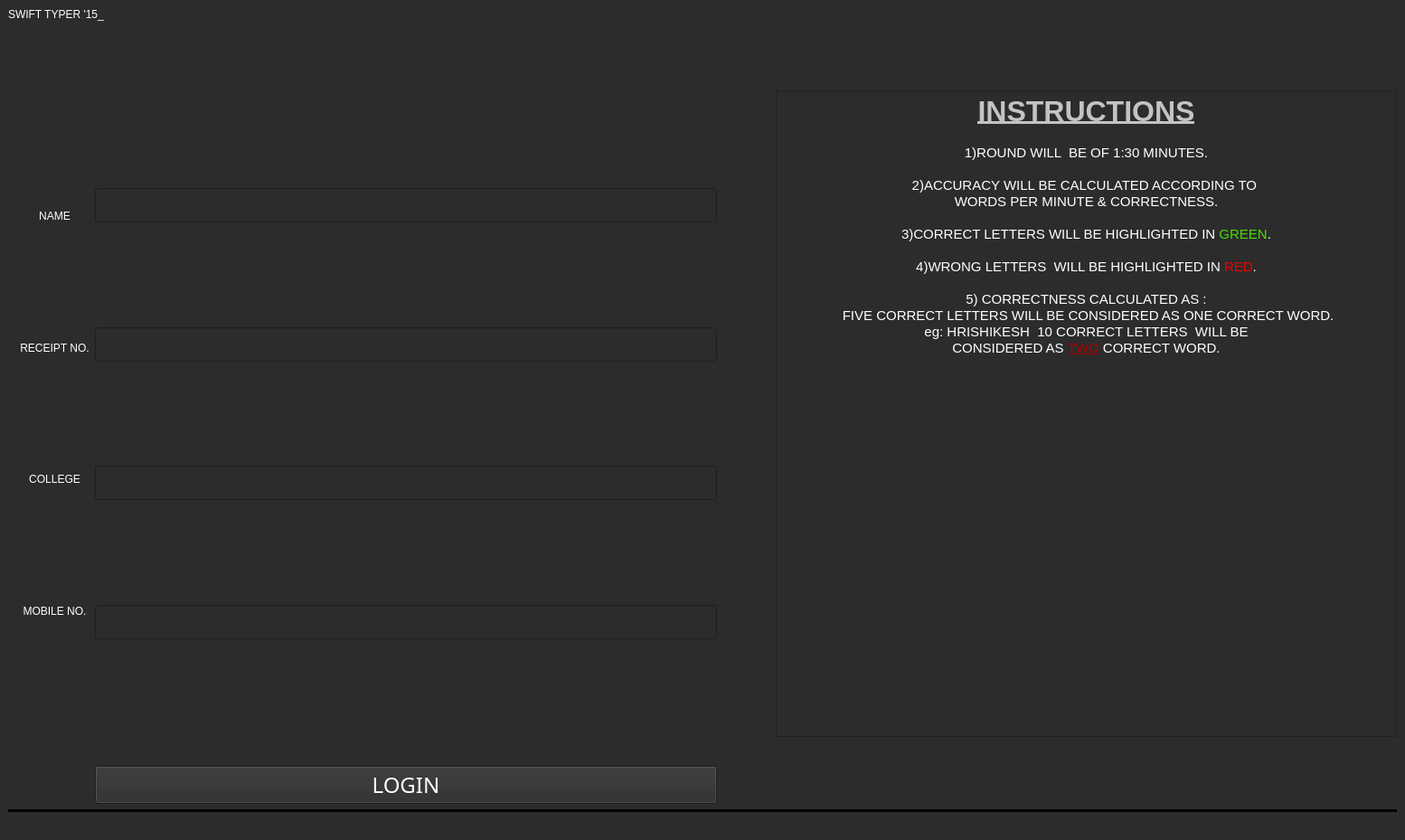
<?xml version="1.0" encoding="UTF-8"?>
<ui version="4.0">
 <class>MainWindow</class>
 <widget class="QMainWindow" name="MainWindow">
  <property name="geometry">
   <rect>
    <x>0</x>
    <y>0</y>
    <width>1554</width>
    <height>929</height>
   </rect>
  </property>
  <property name="windowTitle">
   <string>Swift-Typer</string>
  </property>
  <property name="autoFillBackground">
   <bool>false</bool>
  </property>
  <property name="styleSheet">
   <string notr="true">
background-color: rgb(44, 44,44);</string>
  </property>
  <widget class="QWidget" name="centralwidget">
   <layout class="QGridLayout" name="gridLayout_3">
    <item row="2" column="4">
     <layout class="QVBoxLayout" name="verticalLayout_3">
      <property name="spacing">
       <number>0</number>
      </property>
      <item>
       <widget class="QTextBrowser" name="textBrowser">
        <property name="styleSheet">
         <string notr="true">background-image: url(:/ht/letters3.png);</string>
        </property>
        <property name="verticalScrollBarPolicy">
         <enum>Qt::ScrollBarAlwaysOff</enum>
        </property>
        <property name="horizontalScrollBarPolicy">
         <enum>Qt::ScrollBarAlwaysOff</enum>
        </property>
        <property name="html">
         <string>&lt;!DOCTYPE HTML PUBLIC &quot;-//W3C//DTD HTML 4.0//EN&quot; &quot;http://www.w3.org/TR/REC-html40/strict.dtd&quot;&gt;
&lt;html&gt;&lt;head&gt;&lt;meta name=&quot;qrichtext&quot; content=&quot;1&quot; /&gt;&lt;style type=&quot;text/css&quot;&gt;
p, li { white-space: pre-wrap; }
&lt;/style&gt;&lt;/head&gt;&lt;body style=&quot; font-family:'Ubuntu'; font-size:11pt; font-weight:400; font-style:normal;&quot;&gt;
&lt;p align=&quot;center&quot; style=&quot; margin-top:0px; margin-bottom:0px; margin-left:0px; margin-right:0px; -qt-block-indent:0; text-indent:0px;&quot;&gt;&lt;span style=&quot; font-size:24pt; font-weight:600; text-decoration: underline; color:#c3c3c3;&quot;&gt;INSTRUCTIONS&lt;/span&gt;&lt;/p&gt;
&lt;p align=&quot;center&quot; style=&quot;-qt-paragraph-type:empty; margin-top:0px; margin-bottom:0px; margin-left:0px; margin-right:0px; -qt-block-indent:0; text-indent:0px;&quot;&gt;&lt;br /&gt;&lt;/p&gt;
&lt;p align=&quot;center&quot; style=&quot; margin-top:0px; margin-bottom:0px; margin-left:0px; margin-right:0px; -qt-block-indent:0; text-indent:0px;&quot;&gt;&lt;span style=&quot; color:#ffffff;&quot;&gt;1)ROUND WILL  BE OF 1:30 MINUTES.&lt;/span&gt;&lt;/p&gt;
&lt;p align=&quot;center&quot; style=&quot;-qt-paragraph-type:empty; margin-top:0px; margin-bottom:0px; margin-left:0px; margin-right:0px; -qt-block-indent:0; text-indent:0px; color:#ffffff;&quot;&gt;&lt;br /&gt;&lt;/p&gt;
&lt;p align=&quot;center&quot; style=&quot; margin-top:0px; margin-bottom:0px; margin-left:0px; margin-right:0px; -qt-block-indent:0; text-indent:0px;&quot;&gt;&lt;span style=&quot; color:#ffffff;&quot;&gt;2)ACCURACY WILL BE CALCULATED ACCORDING TO &lt;/span&gt;&lt;/p&gt;
&lt;p align=&quot;center&quot; style=&quot; margin-top:0px; margin-bottom:0px; margin-left:0px; margin-right:0px; -qt-block-indent:0; text-indent:0px;&quot;&gt;&lt;span style=&quot; color:#ffffff;&quot;&gt;WORDS PER MINUTE &amp;amp; CORRECTNESS.&lt;/span&gt;&lt;/p&gt;
&lt;p align=&quot;center&quot; style=&quot;-qt-paragraph-type:empty; margin-top:0px; margin-bottom:0px; margin-left:0px; margin-right:0px; -qt-block-indent:0; text-indent:0px;&quot;&gt;&lt;br /&gt;&lt;/p&gt;
&lt;p align=&quot;center&quot; style=&quot; margin-top:0px; margin-bottom:0px; margin-left:0px; margin-right:0px; -qt-block-indent:0; text-indent:0px;&quot;&gt;&lt;span style=&quot; color:#ffffff;&quot;&gt;3)CORRECT LETTERS WILL BE HIGHLIGHTED IN&lt;/span&gt; &lt;span style=&quot; color:#49dc00;&quot;&gt;GREEN&lt;/span&gt;&lt;span style=&quot; color:#ffffff;&quot;&gt;.&lt;/span&gt;&lt;/p&gt;
&lt;p align=&quot;center&quot; style=&quot;-qt-paragraph-type:empty; margin-top:0px; margin-bottom:0px; margin-left:0px; margin-right:0px; -qt-block-indent:0; text-indent:0px;&quot;&gt;&lt;br /&gt;&lt;/p&gt;
&lt;p align=&quot;center&quot; style=&quot; margin-top:0px; margin-bottom:0px; margin-left:0px; margin-right:0px; -qt-block-indent:0; text-indent:0px;&quot;&gt;&lt;span style=&quot; color:#ffffff;&quot;&gt;4)WRONG LETTERS  WILL BE HIGHLIGHTED IN &lt;/span&gt;&lt;span style=&quot; color:#f00000;&quot;&gt;RED&lt;/span&gt;&lt;span style=&quot; color:#ffffff;&quot;&gt;.&lt;/span&gt;&lt;/p&gt;
&lt;p align=&quot;center&quot; style=&quot;-qt-paragraph-type:empty; margin-top:0px; margin-bottom:0px; margin-left:0px; margin-right:0px; -qt-block-indent:0; text-indent:0px; color:#ffffff;&quot;&gt;&lt;br /&gt;&lt;/p&gt;
&lt;p align=&quot;center&quot; style=&quot; margin-top:0px; margin-bottom:0px; margin-left:0px; margin-right:0px; -qt-block-indent:0; text-indent:0px;&quot;&gt;&lt;span style=&quot; color:#ffffff;&quot;&gt;5) CORRECTNESS CALCULATED AS :&lt;/span&gt;&lt;/p&gt;
&lt;p align=&quot;center&quot; style=&quot; margin-top:0px; margin-bottom:0px; margin-left:0px; margin-right:0px; -qt-block-indent:0; text-indent:0px;&quot;&gt;&lt;span style=&quot; color:#ffffff;&quot;&gt; FIVE CORRECT LETTERS WILL BE CONSIDERED AS ONE CORRECT WORD.&lt;/span&gt;&lt;/p&gt;
&lt;p align=&quot;center&quot; style=&quot; margin-top:0px; margin-bottom:0px; margin-left:0px; margin-right:0px; -qt-block-indent:0; text-indent:0px;&quot;&gt;&lt;span style=&quot; color:#ffffff;&quot;&gt;eg:&lt;/span&gt;&lt;span style=&quot; color:#000000;&quot;&gt; &lt;/span&gt;&lt;span style=&quot; color:#ffffff;&quot;&gt;HRISHIKESH &lt;/span&gt;&lt;span style=&quot; color:#000000;&quot;&gt; &lt;/span&gt;&lt;span style=&quot; color:#ffffff;&quot;&gt;10 CORRECT LETTERS  WILL BE&lt;/span&gt;&lt;/p&gt;
&lt;p align=&quot;center&quot; style=&quot; margin-top:0px; margin-bottom:0px; margin-left:0px; margin-right:0px; -qt-block-indent:0; text-indent:0px;&quot;&gt;&lt;span style=&quot; color:#ffffff;&quot;&gt;CONSIDERED AS&lt;/span&gt;&lt;span style=&quot; color:#000000;&quot;&gt; &lt;/span&gt;&lt;span style=&quot; text-decoration: underline; color:#aa0000;&quot;&gt;TWO&lt;/span&gt;&lt;span style=&quot; color:#000000;&quot;&gt; &lt;/span&gt;&lt;span style=&quot; color:#ffffff;&quot;&gt;CORRECT WORD.&lt;/span&gt;&lt;/p&gt;&lt;/body&gt;&lt;/html&gt;</string>
        </property>
       </widget>
      </item>
     </layout>
    </item>
    <item row="1" column="0" rowspan="4">
     <layout class="QVBoxLayout" name="verticalLayout">
      <item>
       <widget class="QLabel" name="label_7">
        <property name="text">
         <string/>
        </property>
        <property name="pixmap">
         <pixmap>credenz.png</pixmap>
        </property>
        <property name="scaledContents">
         <bool>false</bool>
        </property>
       </widget>
      </item>
     </layout>
    </item>
    <item row="1" column="1" colspan="4">
     <widget class="QLabel" name="label">
      <property name="font">
       <font>
        <family>Courier 10 Pitch</family>
        <pointsize>36</pointsize>
        <weight>9</weight>
        <italic>true</italic>
        <bold>false</bold>
       </font>
      </property>
      <property name="contextMenuPolicy">
       <enum>Qt::NoContextMenu</enum>
      </property>
      <property name="styleSheet">
       <string notr="true">font: 75 italic 36pt &quot;Courier 10 Pitch&quot;;

color: rgb(255, 255, 255)</string>
      </property>
      <property name="text">
       <string/>
      </property>
      <property name="alignment">
       <set>Qt::AlignLeading|Qt::AlignLeft|Qt::AlignVCenter</set>
      </property>
     </widget>
    </item>
    <item row="4" column="2">
     <widget class="QPushButton" name="login">
      <property name="font">
       <font>
        <family>Eras Medium ITC</family>
        <pointsize>18</pointsize>
        <weight>50</weight>
        <italic>false</italic>
        <bold>false</bold>
       </font>
      </property>
      <property name="styleSheet">
       <string notr="true">font: 18pt &quot;Eras Medium ITC&quot;;
background-image: url(:/ht/butt3.png);
color: rgb(255, 255, 255)</string>
      </property>
      <property name="text">
       <string>LOGIN</string>
      </property>
     </widget>
    </item>
    <item row="2" column="1">
     <layout class="QVBoxLayout" name="verticalLayout_2">
      <property name="spacing">
       <number>0</number>
      </property>
      <item>
       <spacer name="verticalSpacer_4">
        <property name="orientation">
         <enum>Qt::Vertical</enum>
        </property>
        <property name="sizeHint" stdset="0">
         <size>
          <width>20</width>
          <height>40</height>
         </size>
        </property>
       </spacer>
      </item>
      <item>
       <widget class="QLabel" name="label_2">
        <property name="styleSheet">
         <string notr="true">
font: 22pt &quot;Eras Medium ITC&quot;;
color: rgb(255, 255, 255)</string>
        </property>
        <property name="text">
         <string>NAME</string>
        </property>
        <property name="alignment">
         <set>Qt::AlignCenter</set>
        </property>
       </widget>
      </item>
      <item>
       <spacer name="verticalSpacer_5">
        <property name="orientation">
         <enum>Qt::Vertical</enum>
        </property>
        <property name="sizeHint" stdset="0">
         <size>
          <width>20</width>
          <height>40</height>
         </size>
        </property>
       </spacer>
      </item>
      <item>
       <widget class="QLabel" name="label_5">
        <property name="styleSheet">
         <string notr="true">font: 22pt &quot;Eras Medium ITC&quot;;
color: rgb(255, 255, 255)</string>
        </property>
        <property name="text">
         <string>RECEIPT NO.</string>
        </property>
        <property name="alignment">
         <set>Qt::AlignCenter</set>
        </property>
       </widget>
      </item>
      <item>
       <spacer name="verticalSpacer_6">
        <property name="orientation">
         <enum>Qt::Vertical</enum>
        </property>
        <property name="sizeHint" stdset="0">
         <size>
          <width>20</width>
          <height>40</height>
         </size>
        </property>
       </spacer>
      </item>
      <item>
       <widget class="QLabel" name="label_4">
        <property name="styleSheet">
         <string notr="true">font: 22pt &quot;Eras Medium ITC&quot;;
color: rgb(255, 255, 255)</string>
        </property>
        <property name="text">
         <string>COLLEGE</string>
        </property>
        <property name="alignment">
         <set>Qt::AlignCenter</set>
        </property>
       </widget>
      </item>
      <item>
       <spacer name="verticalSpacer">
        <property name="orientation">
         <enum>Qt::Vertical</enum>
        </property>
        <property name="sizeHint" stdset="0">
         <size>
          <width>20</width>
          <height>40</height>
         </size>
        </property>
       </spacer>
      </item>
      <item>
       <widget class="QLabel" name="label_3">
        <property name="styleSheet">
         <string notr="true">font: 22pt &quot;Eras Medium ITC&quot;;
color: rgb(255, 255, 255)</string>
        </property>
        <property name="text">
         <string>MOBILE NO.</string>
        </property>
        <property name="alignment">
         <set>Qt::AlignCenter</set>
        </property>
       </widget>
      </item>
      <item>
       <spacer name="verticalSpacer_3">
        <property name="orientation">
         <enum>Qt::Vertical</enum>
        </property>
        <property name="sizeHint" stdset="0">
         <size>
          <width>20</width>
          <height>40</height>
         </size>
        </property>
       </spacer>
      </item>
     </layout>
    </item>
    <item row="0" column="0" colspan="5">
     <layout class="QHBoxLayout" name="horizontalLayout">
      <item>
       <layout class="QHBoxLayout" name="horizontalLayout_3">
        <item>
         <widget class="QLabel" name="label_9">
          <property name="styleSheet">
           <string notr="true">color: rgb(255, 255, 255);
font: 75 italic 36pt &quot;Courier 10 Pitch&quot;;</string>
          </property>
          <property name="text">
           <string>SWIFT TYPER '15_</string>
          </property>
         </widget>
        </item>
       </layout>
      </item>
      <item>
       <widget class="QLabel" name="label_6">
        <property name="layoutDirection">
         <enum>Qt::RightToLeft</enum>
        </property>
        <property name="text">
         <string/>
        </property>
        <property name="pixmap">
         <pixmap resource="ht1.qrc">:/ht/ieee.png</pixmap>
        </property>
       </widget>
      </item>
     </layout>
    </item>
    <item row="2" column="3">
     <layout class="QGridLayout" name="gridLayout_2">
      <item row="0" column="0">
       <widget class="QLabel" name="label_8">
        <property name="styleSheet">
         <string notr="true">color: rgb(44, 44, 44);</string>
        </property>
        <property name="text">
         <string>Swifttyper</string>
        </property>
       </widget>
      </item>
     </layout>
    </item>
    <item row="5" column="0" colspan="5">
     <widget class="Line" name="line">
      <property name="frameShadow">
       <enum>QFrame::Plain</enum>
      </property>
      <property name="lineWidth">
       <number>20</number>
      </property>
      <property name="orientation">
       <enum>Qt::Horizontal</enum>
      </property>
     </widget>
    </item>
    <item row="3" column="2">
     <spacer name="horizontalSpacer">
      <property name="orientation">
       <enum>Qt::Horizontal</enum>
      </property>
      <property name="sizeHint" stdset="0">
       <size>
        <width>40</width>
        <height>20</height>
       </size>
      </property>
     </spacer>
    </item>
    <item row="2" column="2">
     <layout class="QVBoxLayout" name="verticalLayout_4">
      <property name="spacing">
       <number>7</number>
      </property>
      <item>
       <spacer name="verticalSpacer_7">
        <property name="orientation">
         <enum>Qt::Vertical</enum>
        </property>
        <property name="sizeHint" stdset="0">
         <size>
          <width>20</width>
          <height>40</height>
         </size>
        </property>
       </spacer>
      </item>
      <item>
       <widget class="QLineEdit" name="nam">
        <property name="font">
         <font>
          <family>Eras Medium ITC</family>
          <pointsize>16</pointsize>
          <weight>50</weight>
          <italic>false</italic>
          <bold>false</bold>
         </font>
        </property>
        <property name="styleSheet">
         <string notr="true">font: 16pt &quot;Eras Medium ITC&quot;;
background-image: url(:/ht/backi1.png);
color: rgb(255, 255, 255);</string>
        </property>
        <property name="inputMethodHints">
         <set>Qt::ImhPreferLowercase|Qt::ImhPreferUppercase</set>
        </property>
        <property name="text">
         <string/>
        </property>
       </widget>
      </item>
      <item>
       <spacer name="verticalSpacer_8">
        <property name="orientation">
         <enum>Qt::Vertical</enum>
        </property>
        <property name="sizeHint" stdset="0">
         <size>
          <width>20</width>
          <height>40</height>
         </size>
        </property>
       </spacer>
      </item>
      <item>
       <widget class="QLineEdit" name="rec">
        <property name="font">
         <font>
          <family>Eras Medium ITC</family>
          <pointsize>16</pointsize>
          <weight>50</weight>
          <italic>false</italic>
          <bold>false</bold>
         </font>
        </property>
        <property name="styleSheet">
         <string notr="true">font: 16pt &quot;Eras Medium ITC&quot;;
background-image: url(:/ht/backi1.png);
color: rgb(255, 255, 255);</string>
        </property>
       </widget>
      </item>
      <item>
       <spacer name="verticalSpacer_9">
        <property name="orientation">
         <enum>Qt::Vertical</enum>
        </property>
        <property name="sizeHint" stdset="0">
         <size>
          <width>20</width>
          <height>40</height>
         </size>
        </property>
       </spacer>
      </item>
      <item>
       <widget class="QLineEdit" name="col">
        <property name="font">
         <font>
          <family>Eras Medium ITC</family>
          <pointsize>16</pointsize>
          <weight>50</weight>
          <italic>false</italic>
          <bold>false</bold>
         </font>
        </property>
        <property name="styleSheet">
         <string notr="true">font: 16pt &quot;Eras Medium ITC&quot;;
background-image: url(:/ht/backi1.png);
color: rgb(255, 255, 255);</string>
        </property>
       </widget>
      </item>
      <item>
       <spacer name="verticalSpacer_10">
        <property name="orientation">
         <enum>Qt::Vertical</enum>
        </property>
        <property name="sizeHint" stdset="0">
         <size>
          <width>20</width>
          <height>40</height>
         </size>
        </property>
       </spacer>
      </item>
      <item>
       <widget class="QLineEdit" name="mob">
        <property name="font">
         <font>
          <family>Eras Medium ITC</family>
          <pointsize>16</pointsize>
          <weight>50</weight>
          <italic>false</italic>
          <bold>false</bold>
         </font>
        </property>
        <property name="autoFillBackground">
         <bool>false</bool>
        </property>
        <property name="styleSheet">
         <string notr="true">font: 16pt &quot;Eras Medium ITC&quot;;
background-image: url(:/ht/backi1.png);
color: rgb(255, 255, 255);</string>
        </property>
       </widget>
      </item>
      <item>
       <spacer name="verticalSpacer_2">
        <property name="orientation">
         <enum>Qt::Vertical</enum>
        </property>
        <property name="sizeHint" stdset="0">
         <size>
          <width>20</width>
          <height>40</height>
         </size>
        </property>
       </spacer>
      </item>
     </layout>
    </item>
   </layout>
  </widget>
  <widget class="QStatusBar" name="statusbar"/>
 </widget>
 <resources>
  <include location="ht1.qrc"/>
  <include location="ht1.qrc"/>
 </resources>
 <connections/>
</ui>
